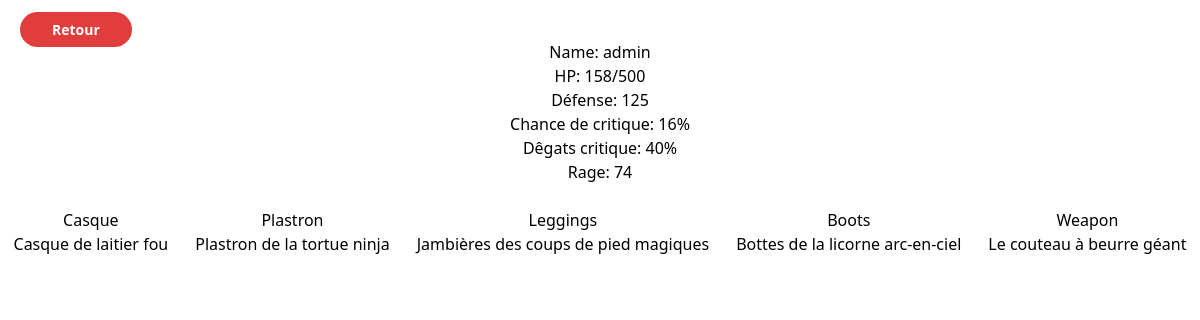
The page /character/inventory/ (signed in) on the database its author committed.
### characters/models.py (models this page shows, shortened)
class Character(models.Model):
    class TypeChoiceCharacter(models.TextChoices):
        Archer = "Archer"
        Magician = "Magician"
        Barbarian = "Barbarian"
        Paladin = "Paladin"
        Monster = "Monster"
    name = models.CharField(max_length=50, default="")
    hp = models.IntegerField()
    defense = models.IntegerField()
    helmet = models.ForeignKey(Helmet, on_delete=models.CASCADE, null=True, blank=True)
    chestplate = models.ForeignKey(Chestplate, on_delete=models.CASCADE, null=True, blank=True)
    leggings = models.ForeignKey(Leggings, on_delete=models.CASCADE, null=True, blank=True)
    boots = models.ForeignKey(Boots, on_delete=models.CASCADE, null=True, blank=True)
    tokensAvailable = models.IntegerField(null=True, blank=True)
    tokens = models.ManyToManyField(Tokens)
    weapon = models.ForeignKey(Weapon, on_delete=models.CASCADE, null=True, blank=True)
    state = models.IntegerField(null=True, blank=True)
    typeCharacter = models.CharField(max_length=25, choices=TypeChoiceCharacter.choices, default= TypeChoiceCharacter.Archer)
    class Meta:
        managed = True
    def getMaxHp(self):
        return (self.basic_hp + self.helmet.hp + self.chestplate.hp + self.leggings.hp + self.boots.hp)
    def get_defense(self) -> float:
        defense = 0
        if hasattr(self, "shield") and self.shield != None:
            defense += self.shield.defense
        if hasattr(self, "boots") and self.boots != None:
            defense += self.boots.defense
        if hasattr(self, "leggings") and self.leggings != None:
            defense += self.leggings.defense
        if hasattr(self, "chestplate") and self.chestplate != None:
            defense += self.chestplate.defense
        if hasattr(self, "helmet") and self.helmet != None:
            defense += self.helmet.defense
        defense += self.defense
        return defense
    def get_crit_rate(self) -> float:
        critRate = 0
        if hasattr(self, "boots") and self.boots != None:
            critRate += self.boots.crit_rate
        if hasattr(self, "leggings") and self.leggings != None:
            critRate += self.leggings.crit_rate
        if hasattr(self, "chestplate") and self.chestplate != None:
            critRate += self.chestplate.crit_rate
        if hasattr(self, "helmet") and self.helmet != None:
            critRate += self.helmet.crit_rate
        return critRate
    def get_crit_dmg(self) -> float:
        critDmg = 0
        if hasattr(self, "boots") and self.boots != None:
            critDmg += self.boots.crit_dmg
        if hasattr(self, "leggings") and self.leggings != None:
            critDmg += self.leggings.crit_dmg
        if hasattr(self, "chestplate") and self.chestplate != None:
            critDmg += self.chestplate.crit_dmg
        if hasattr(self, "helmet") and self.helmet != None:
            critDmg += self.helmet.crit_dmg
        return critDmg

class Barbarian(Character):
    rage = models.IntegerField(default=100)
    basic_rage = models.IntegerField(default=100)
    basic_hp = models.IntegerField(default=300)
    tokens_limit = (0,3) # MAGICAL / PHYSICAL
    classe_name = "Barbarian"

### armor/models.py (models this page shows, shortened)
class Armor(models.Model):
    class TypeChoiceArmor(models.TextChoices):
        Helmet = "Helmet"
        Chestplate = "Chestplate"
        Leggings = "Leggings"
        Boots = "Boots"
    class StarterChoiceArmor(models.IntegerChoices):
        Vrai = 1
        Faux = 0
    name = models.CharField(max_length=100)
    hp = models.IntegerField()
    mana = models.IntegerField()
    rage = models.IntegerField()
    defense = models.IntegerField()
    crit_rate = models.IntegerField()
    crit_dmg = models.IntegerField()
    starter = models.IntegerField(choices=StarterChoiceArmor.choices, default=StarterChoiceArmor.Faux)
    class Meta:
        managed = False

### weapon/models.py (models this page shows, shortened)
class Weapon(models.Model):
    class TypeChoiceWeapon(models.TextChoices):
        Bow = "Bow"
        Staff = "Staff"
        Mass = "Mass"
        Shield = "Shield"
        Hatchet = "Hatchet"
    class StarterChoiceWeapon(models.IntegerChoices):
        Vrai = 1
        Faux = 0
    starter = models.IntegerField(choices=StarterChoiceWeapon.choices, default=StarterChoiceWeapon.Faux)
    name = models.CharField(max_length=100)
    type = models.CharField(max_length=25, choices=TypeChoiceWeapon.choices)
    damage = models.IntegerField()
    defense = models.IntegerField()

### characters/views.py (the view)
# urls.py: path('inventory/', views.inventory, name='inventory'),
def inventory(request):
    context = {}
    character = get_object_or_404(Game, idUser = request.user)
    if character.typePersonnage == "Barbarian":
        character = Barbarian.objects.get(pk=character.idPersonnage)
    elif character.typePersonnage == "Archer":
        character = Archer.objects.get(pk=character.idPersonnage)
    elif character.typePersonnage == "Paladin":
        character = Paladin.objects.get(pk=character.idPersonnage)
    elif character.typePersonnage == "Magician":
        character = Magician.objects.get(pk=character.idPersonnage)
    context['character'] = character
    context['maxhp'] = character.getMaxHp()
    context['defense'] = character.get_defense()
    context['crit_rate'] = character.get_crit_rate()
    context['crit_dmg'] = character.get_crit_dmg()
    return render(request, "inventory.html", context)

### templates/inventory.html (shortened to what this page needs)
{% extends 'base.html' %}
{% block content %}
    <div class="pt-5">
        <a class="text-sm mx-5 mt-5 font-semibold bg-[#e13d3d] px-8 py-2 rounded-full text-white" href="{% url 'chooseMode' %}">Retour</a>
        <div class="flex flex-col items-center">
            <p>Name: {{ character.name }}</p>
            <p>HP: {{ character.hp }}/{{ maxhp }}</p>
            <p>Défense: {{ defense }}</p>
            <p>Chance de critique: {{ crit_rate }}%</p>
            <p>Dêgats critique: {{ crit_dmg }}%</p>
            {% if character.typeCharacter == "Barbarian" or character.typeCharacter == "Paladin" %}
                <p>Rage: {{ character.rage }}</p>
            {% else %}
                <p>Mana: {{ character.mana }}</p>
            {% endif %}
            <br>
        </div>
        <div class="flex justify-around">
            <div>
                <p class="text-center">Casque</p>
                <p>{{ character.helmet.name }}</p>
            </div>
            <div>
                <p class="text-center">Plastron</p>
                <p>{{ character.chestplate.name }}</p>
            </div>
            <div>
                <p class="text-center">Leggings</p>
                <p>{{ character.leggings.name }}</p>
            </div>
            <div>
                <p class="text-center">Boots</p>
                <p>{{ character.boots.name }}</p>
            </div>
            <div>
                <p class="text-center">Weapon</p>
                <p>{{ character.weapon.name }}</p>
            </div>
        </div>
    </div>
{% endblock %}

### templates/base.html (shortened to what this page needs)
{% load static tailwind_tags %}
<html lang="en">
    <head>
        {% tailwind_css %}
    </head>
    <body>
        <main>
            {% block content %}
            {% endblock %}
        </main>
    </body>
</html>

### rows shown on the page
Character: name "admin", hp "158", helmet.name "Casque de laitier fou", chestplate.name "Plastron de la tortue ninja", leggings.name "Jambières des coups de pied magiques", boots.name "Bottes de la licorne arc-en-ciel", weapon.name "Le couteau à beurre géant"
Barbarian: rage "74"

### other values the page prints
{{ maxhp }} "500"
{{ defense }} "125"
{{ crit_rate }} "16"
{{ crit_dmg }} "40"
